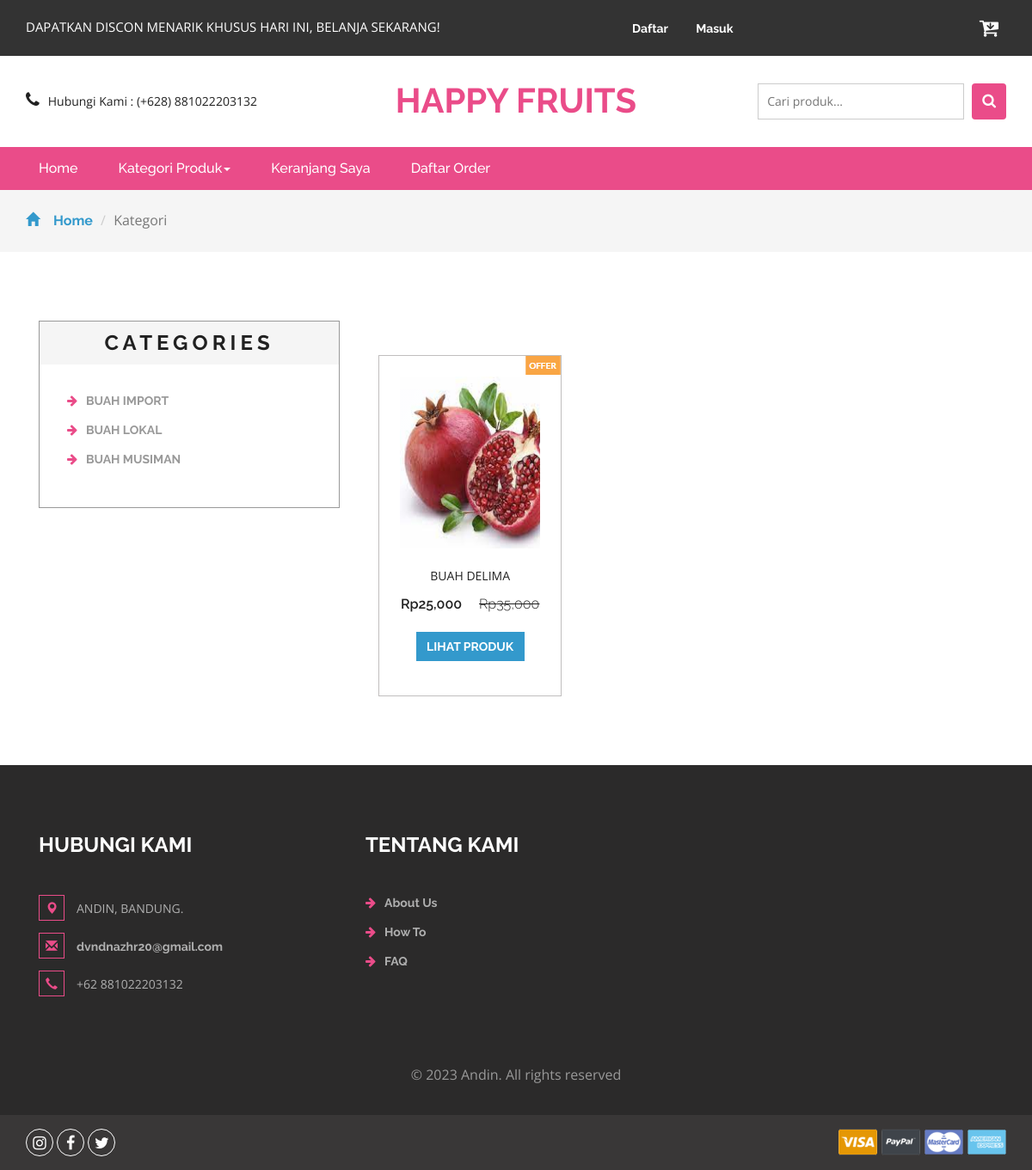
The app's page /kategori.php?idkategori=1 with its own data.
### tables this page shows
CREATE TABLE `kategori` (
  `idkategori` int(11) NOT NULL,
  `namakategori` varchar(20) NOT NULL,
  `tgldibuat` timestamp NOT NULL DEFAULT current_timestamp()
);

CREATE TABLE `produk` (
  `idproduk` int(11) NOT NULL,
  `idkategori` int(11) NOT NULL,
  `namaproduk` varchar(30) NOT NULL,
  `gambar` varchar(100) NOT NULL,
  `deskripsi` varchar(200) NOT NULL,
  `rate` int(11) NOT NULL,
  `hargabefore` int(11) NOT NULL,
  `hargaafter` int(11) NOT NULL,
  `tgldibuat` timestamp NOT NULL DEFAULT current_timestamp()
);

### kategori.php (the view, shortened to what this page needs)
<?php
include 'dbconnect.php';
$idk = $_GET['idkategori'];
?>
<!DOCTYPE html>
<html>
<head>
<link href="css/bootstrap.css" rel="stylesheet" type="text/css" media="all" />
<link href="css/style.css" rel="stylesheet" type="text/css" media="all" />
<link href="css/font-awesome.css" rel="stylesheet">
</head>
<body>
	<div class="agileits_header">
		<div class="container">
			<div class="w3l_offers">
				<p>DAPATKAN DISCON MENARIK KHUSUS HARI INI, BELANJA SEKARANG!</p>
			</div>
			<div class="agile-login">
				<ul>
				<?php
				if(!isset($_SESSION['log'])){
					echo '
					<li><a href="registered.php"> Daftar</a></li>
					<li><a href="login.php">Masuk</a></li>
					';
				}
				?>
				</ul>
			</div>
			<div class="product_list_header">
					<a href="cart.php"><button class="w3view-cart" type="submit" name="submit" value=""><i class="fa fa-cart-arrow-down" aria-hidden="true"></i></button>
					 </a>
			</div>
			<div class="clearfix"> </div>
		</div>
	</div>
	<div class="logo_products">
		<div class="container">
		<div class="w3ls_logo_products_left1">
				<ul class="phone_email">
					<li><i class="fa fa-phone" aria-hidden="true"></i>Hubungi Kami : (+628) 881022203132</li>
				</ul>
			</div>
			<div class="w3ls_logo_products_left">
				<h1><a href="index.php">HAPPY FRUITS</a></h1>
			</div>
		<div class="w3l_search">
			<form action="search.php" method="post">
				<input type="search" name="Search" placeholder="Cari produk...">
				<button type="submit" class="btn btn-default search" aria-label="Left Align">
					<i class="fa fa-search" aria-hidden="true"> </i>
				</button>
			</form>
		</div>
			<div class="clearfix"> </div>
		</div>
	</div>
	<div class="navigation-agileits">
		<div class="container">
			<nav class="navbar navbar-default">
							<div class="collapse navbar-collapse" id="bs-megadropdown-tabs">
								<ul class="nav navbar-nav">
									<li class="active"><a href="index.php" class="act">Home</a></li>
									<li class="dropdown">
										<a href="#" class="dropdown-toggle" data-toggle="dropdown">Kategori Produk<b class="caret"></b></a>
									</li>
									<li><a href="cart.php">Keranjang Saya</a></li>
									<li><a href="daftarorder.php">Daftar Order</a></li>
								</ul>
							</div>
							</nav>
			</div>
		</div>
	<div class="breadcrumbs">
		<div class="container">
			<ol class="breadcrumb breadcrumb1 animated wow slideInLeft" data-wow-delay=".5s">
				<li><a href="index.php"><span class="glyphicon glyphicon-home" aria-hidden="true"></span>Home</a></li>
				<li class="active">Kategori</li>
			</ol>
		</div>
	</div>
	<div class="products">
		<div class="container">
			<div class="col-md-4 products-left">
				<div class="categories">
					<h2>Categories</h2>
					<ul class="cate">
						<?php
														$kat=mysqli_query($conn,"SELECT * from kategori order by idkategori ASC");
														while($p=mysqli_fetch_array($kat)){
															?>
														<li><a href="kategori.php?idkategori=<?php echo $p['idkategori'] ?>"><i class="fa fa-arrow-right" aria-hidden="true"></i><?php echo $p['namakategori'] ?></a></li>
														<?php
																	}
														?>
					</ul>
				</div>
			</div>
			<div class="col-md-8 products-right">
				<div class="agile_top_brands_grids">
				<?php
					$brgs=mysqli_query($conn,"SELECT * from produk where idkategori='$idk' order by idproduk ASC");
					$x = mysqli_num_rows($brgs);
					if($x>0){
					while($p=mysqli_fetch_array($brgs)){
					?>
						<div class="col-md-4 top_brand_left">
						<div class="hover14 column">
							<div class="agile_top_brand_left_grid">
								<div class="agile_top_brand_left_grid_pos">
									<img src="images/offer.png" alt=" " class="img-responsive" />
								</div>
								<div class="agile_top_brand_left_grid1">
									<figure>
										<div class="snipcart-item block">
											<div class="snipcart-thumb">
												<a href="product.php?idproduk=<?php echo $p['idproduk'] ?>"><img src="<?php echo $p['gambar']?>" width="200px" height="200px"></a>
												<p><?php echo $p['namaproduk'] ?></p>
												<h4>Rp<?php echo number_format($p['hargaafter']) ?> <span>Rp<?php echo number_format($p['hargabefore']) ?></span></h4>
											</div>
											<div class="snipcart-details top_brand_home_details">
												<fieldset>
													<a href="product.php?idproduk=<?php echo $p['idproduk'] ?>"><input type="submit" class="button" value="Lihat Produk" /></a>
												</fieldset>
											</div>
										</div>
									</figure>
								</div>
							</div>
						</div>
					</div>
						<?php
							}
					} else {
						echo "Data tidak ditemukan";
					}
						?>
						<div class="clearfix"> </div>
				</div>
			</div>
		</div>
	</div>
<div class="footer">
		<div class="container">
			<div class="w3_footer_grids">
				<div class="col-md-4 w3_footer_grid">
					<h3>Hubungi Kami</h3>
					<ul class="address">
						<li><i class="glyphicon glyphicon-map-marker" aria-hidden="true"></i>ANDIN, BANDUNG.</li>
						<li><i class="glyphicon glyphicon-envelope" aria-hidden="true"></i><a href="mailto:info@email">dvndnazhr20@gmail.com</a></li>
						<li><i class="glyphicon glyphicon-earphone" aria-hidden="true"></i>+62 881022203132</li>
					</ul>
				</div>
				<div class="col-md-3 w3_footer_grid">
					<h3>Tentang Kami</h3>
					<ul class="info">
						<li><i class="fa fa-arrow-right" aria-hidden="true"></i><a href="about.html">About Us</a></li>
						<li><i class="fa fa-arrow-right" aria-hidden="true"></i><a href="about.html">How To</a></li>
						<li><i class="fa fa-arrow-right" aria-hidden="true"></i><a href="about.html">FAQ</a></li>
					</ul>
				</div>
				<div class="clearfix"> </div>
			</div>
		</div>
		<div class="footer-copy">
			<div class="container">
				<p>© 2023 Andin. All rights reserved</p>
			</div>
		</div>
	</div>
	<div class="footer-botm">
			<div class="container">
				<div class="w3layouts-foot">
					<ul>
						<li><a href="#" class="w3_agile_instagram"><i class="fa fa-instagram" aria-hidden="true"></i></a></li>
						<li><a href="#" class="w3_agile_facebook"><i class="fa fa-facebook" aria-hidden="true"></i></a></li>
						<li><a href="#" class="agile_twitter"><i class="fa fa-twitter" aria-hidden="true"></i></a></li>
					</ul>
				</div>
				<div class="payment-w3ls">
					<img src="images/card.png" alt=" " class="img-responsive">
				</div>
				<div class="clearfix"> </div>
			</div>
		</div>
<link href="css/skdslider.css" rel="stylesheet">
</body>
</html>

### records on screen
kategori: namakategori "BUAH IMPORT"
kategori: namakategori "BUAH LOKAL"
kategori: namakategori "BUAH MUSIMAN"
produk: gambar (picture), namaproduk "BUAH DELIMA", hargaafter "25,000", hargabefore "35,000"
